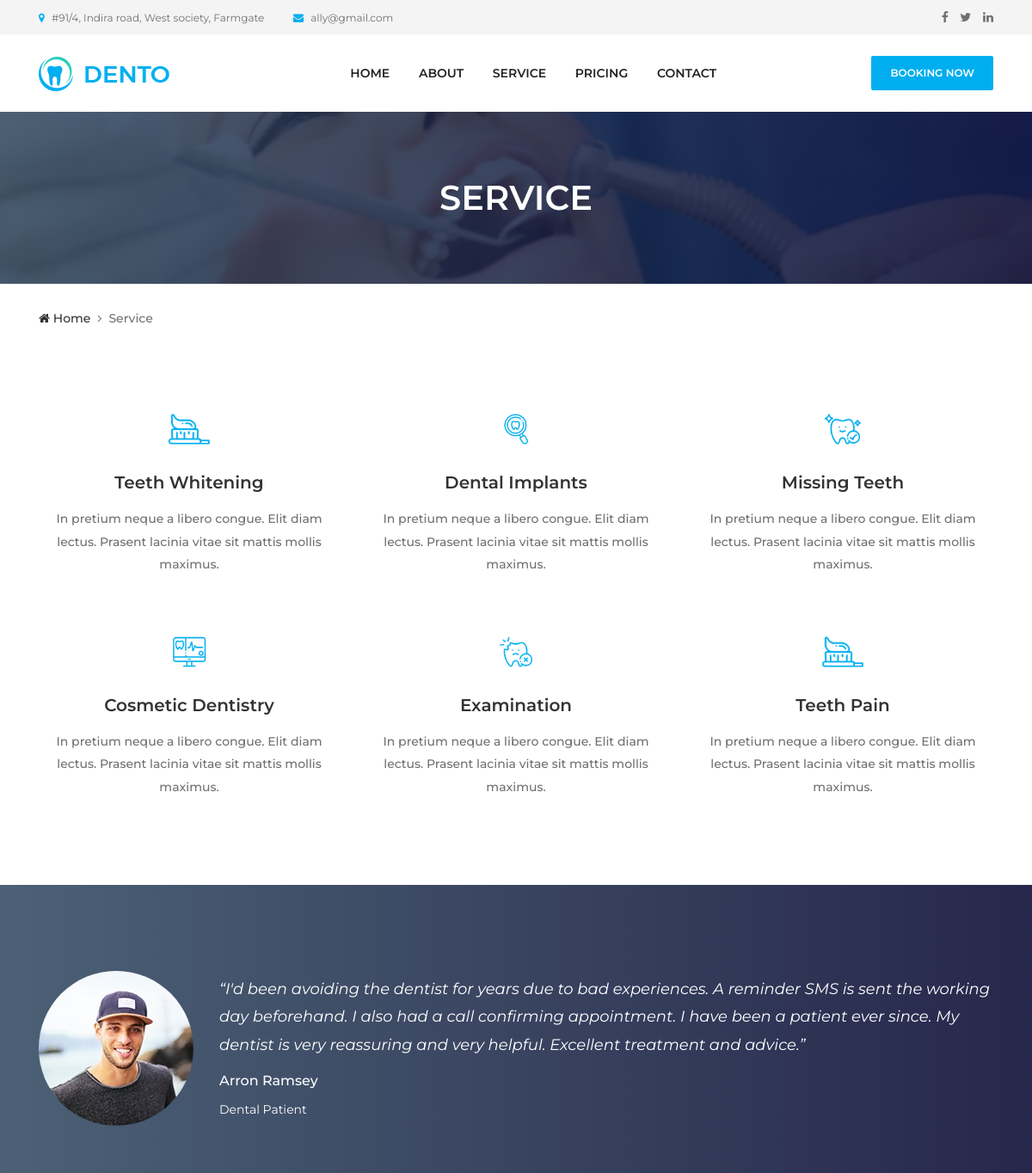
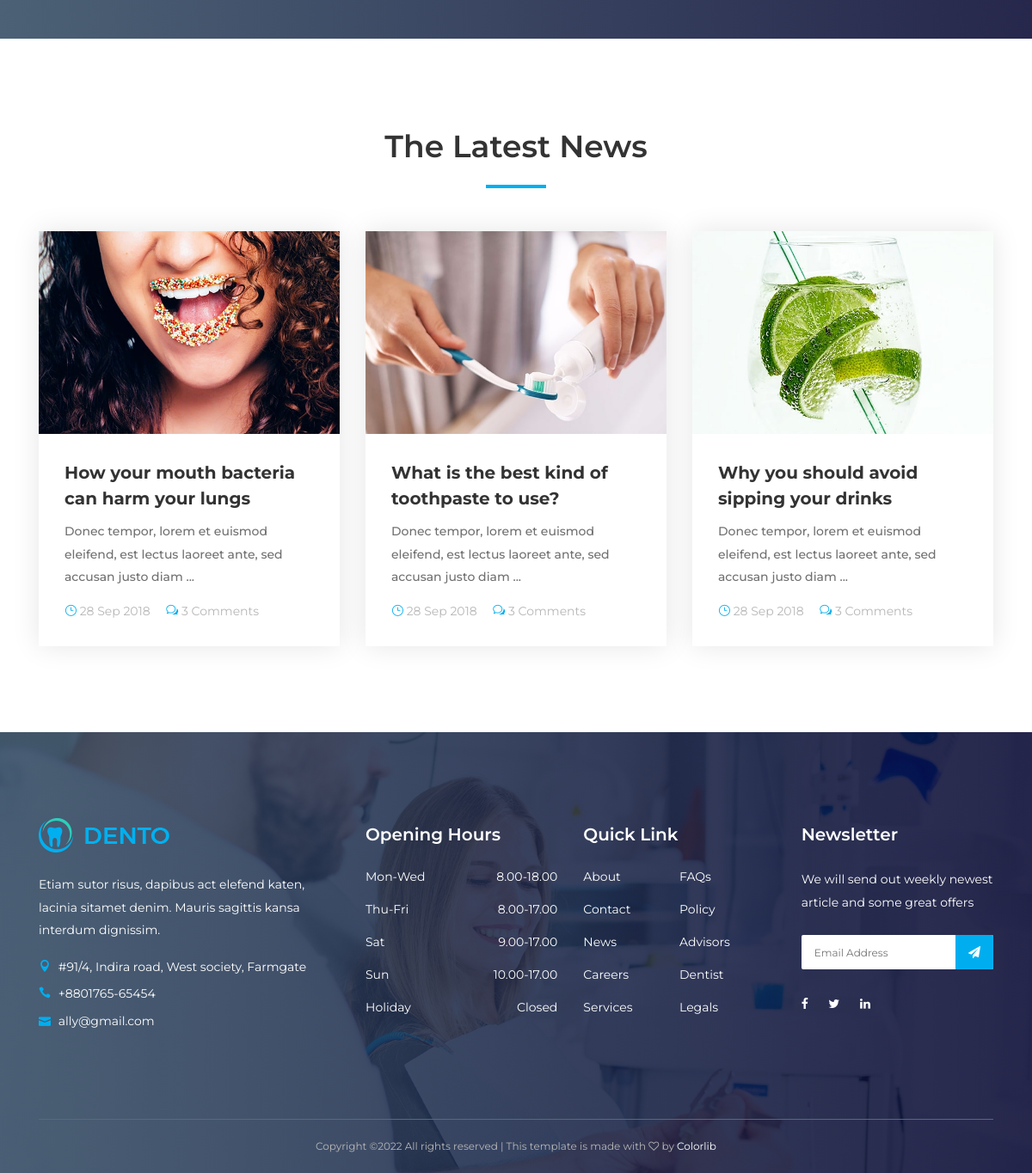
The page /service.html on the database its author committed (2 pictures, top to bottom).
### website/models.py (models this page shows, shortened)
class Service(models.Model):
    image = models.ImageField(upload_to='website/', blank=True, null=True)
    title = models.CharField(max_length=155)
    content = models.TextField()

### website/views.py (the view)
# urls.py: path('service.html', views.service, name="service"),
def service(request):
    service = Service.objects.all()
    return render(request, 'service.html', {'service':service})

### website/templates/service.html (shortened to what this page needs)
{% extends 'base.html' %}
{% load static %}
{% block content %}
  <div class="breadcumb-area bg-img bg-gradient-overlay" style="background-image: url({% static 'website/img/bg-img/12.jpg' %});">
    <div class="container h-100">
      <div class="row h-100 align-items-center">
        <div class="col-12">
          <h2 class="title">Service</h2>
        </div>
      </div>
    </div>
  </div>
  <div class="breadcumb--con">
    <div class="container">
      <div class="row">
        <div class="col-12">
          <nav aria-label="breadcrumb">
            <ol class="breadcrumb">
              <li class="breadcrumb-item"><a href="{% url 'home' %}"><i class="fa fa-home"></i> Home</a></li>
              <li class="breadcrumb-item active" aria-current="page">Service</li>
            </ol>
          </nav>
        </div>
      </div>
    </div>
  </div>
  <section class="dento-services-area mt-50 mb-50">
    <div class="container">
      <div class="row">
        {% for i in service %}
        <div class="col-12 col-sm-6 col-lg-4">
          <div class="single-service--area text-center mb-50">
            <div class="icon--">
              <img src="{{ i.image.url }}" alt="image">
            </div>
            <h5>{{i.title}}</h5>
            <p>{{ i.content }}</p>
          </div>
        </div>
        {% endfor %}
      </div>
    </div>
  </section>
  <section class="testimonials-area section-padding-100 bg-img bg-gradient-overlay jarallax clearfix" style="background-image: url({% static 'website/img/bg-img/7.jpg' %});">
    <div class="container">
      <div class="row">
        <div class="col-12">
          <div class="testimonials-slides owl-carousel">
            <div class="single-testimonial-slide d-flex align-items-center">
              <div class="testimonial-thumb">
                <img src="./img/bg-img/8.jpg" alt="">
              </div>
              <div class="testimonial-content">
                <h5>“I'd been avoiding the dentist for years due to bad experiences. A reminder SMS is sent the working day beforehand. I also had a call confirming appointment. I have been a patient ever since. My dentist is very reassuring and
                  very helpful. Excellent treatment and advice.”</h5>
                <h6>Arron Ramsey</h6>
                <p>Dental Patient</p>
              </div>
            </div>
          </div>
        </div>
      </div>
    </div>
  </section>
  <section class="dento-blog-area section-padding-100-0 clearfix">
    <div class="container">
      <div class="row">
        <div class="col-12">
          <div class="section-heading text-center">
            <h2>The Latest News</h2>
            <div class="line"></div>
          </div>
        </div>
      </div>
      <div class="row">
        <div class="col-12 col-md-6 col-lg-4">
          <div class="single-blog-item mb-100">
            <a href="./blog-details.html">
              <img src="./img/bg-img/4.jpg" alt="">
            </a>
            <div class="blog-content">
              <a href="./blog-details.html" class="post-title">How your mouth bacteria can harm your lungs</a>
              <p>Donec tempor, lorem et euismod eleifend, est lectus laoreet ante, sed accusan justo diam ...</p>
              <div class="post-meta">
                <a href="#"><i class="icon_clock_alt"></i> 28 Sep 2018</a>
                <a href="#"><i class="icon_chat_alt"></i> 3 Comments</a>
              </div>
            </div>
          </div>
        </div>
        <div class="col-12 col-md-6 col-lg-4">
          <div class="single-blog-item mb-100">
            <a href="./blog-details.html">
              <img src="./img/bg-img/5.jpg" alt="">
            </a>
            <div class="blog-content">
              <a href="./blog-details.html" class="post-title">What is the best kind of toothpaste to use?</a>
              <p>Donec tempor, lorem et euismod eleifend, est lectus laoreet ante, sed accusan justo diam ...</p>
              <div class="post-meta">
                <a href="#"><i class="icon_clock_alt"></i> 28 Sep 2018</a>
                <a href="#"><i class="icon_chat_alt"></i> 3 Comments</a>
              </div>
            </div>
          </div>
        </div>
        <div class="col-12 col-md-6 col-lg-4">
          <div class="single-blog-item mb-100">
            <a href="./blog-details.html">
              <img src="./img/bg-img/6.jpg" alt="">
            </a>
            <div class="blog-content">
              <a href="./blog-details.html" class="post-title">Why you should avoid sipping your drinks</a>
              <p>Donec tempor, lorem et euismod eleifend, est lectus laoreet ante, sed accusan justo diam ...</p>
              <div class="post-meta">
                <a href="#"><i class="icon_clock_alt"></i> 28 Sep 2018</a>
                <a href="#"><i class="icon_chat_alt"></i> 3 Comments</a>
              </div>
            </div>
          </div>
        </div>
      </div>
    </div>
  </section>
{% endblock %}

### website/templates/base.html (shortened to what this page needs)
{% load static %}
<!DOCTYPE html>
<html lang="en">
<head>
  <link rel="stylesheet" href="{% static 'website/css/style.css' %}">
</head>
<body>
  <header class="header-area">
    <div class="top-header-area">
      <div class="container h-100">
        <div class="row h-100 align-items-center">
          <div class="col-6 col-md-9 col-lg-8">
            <div class="top-header-content">
              <a href="#" data-toggle="tooltip" data-placement="bottom" title=" #91/4, Indira road, West society, Farmgate"><i class="fa fa-map-marker"></i> <span>#91/4, Indira road, West society, Farmgate</span></a>
              <a href="#" data-toggle="tooltip" data-placement="bottom" title="ally@gmail.com"><i class="fa fa-envelope"></i> <span>ally@gmail.com</span></a>
            </div>
          </div>
          <div class="col-6 col-md-3 col-lg-4">
            <div class="top-header-social-info text-right">
              <a href="#" data-toggle="tooltip" data-placement="bottom" title="Facebook"><i class="fa fa-facebook"></i></a>
              <a href="#" data-toggle="tooltip" data-placement="bottom" title="Twitter"><i class="fa fa-twitter"></i></a>
              <a href="#" data-toggle="tooltip" data-placement="bottom" title="Linkedin"><i class="fa fa-linkedin"></i></a>
            </div>
          </div>
        </div>
      </div>
    </div>
    <div class="main-header-area">
      <div class="classy-nav-container breakpoint-off">
        <div class="container">
          <nav class="classy-navbar justify-content-between" id="dentoNav">
            <a class="nav-brand" href="{% url 'home' %}"><img src="{% static 'website/img/core-img/logo.png' %}" alt=""></a>
            <div class="classy-menu">
              <div class="classynav">
                <ul id="nav">
                  <li><a href="{% url 'home' %}">Home</a></li>
                  <li><a href="{% url 'about' %}">About</a></li>
                  <li><a href="{% url 'service' %}">Service</a></li>
                  <li><a href="{% url 'pricing' %}">Pricing</a></li>
                  <li><a href="{% url 'contact' %}">Contact</a></li>
                </ul>
              </div>
            </div>
            <a href="{% url 'booknow' %}" class="btn dento-btn booking-btn">Booking Now</a>
          </nav>
        </div>
      </div>
    </div>
  </header>
{% block content %}
{% endblock %}
  <footer class="footer-area bg-img bg-gradient-overlay" style="background-image: url({% static 'website/img/bg-img/3.jpg' %});">
    <div class="container">
      <div class="row">
        <div class="col-12 col-sm-6 col-lg-4">
          <div class="single-footer-widget">
            <a href="./home.html" class="d-block mb-4"><img src="{% static 'website/img/core-img/logo.png' %}" alt=""></a>
            <p>Etiam sutor risus, dapibus act elefend katen, lacinia sitamet denim. Mauris sagittis kansa interdum dignissim.</p>
            <div class="footer-contact">
              <p><i class="icon_pin"></i> #91/4, Indira road, West society, Farmgate</p>
              <p><i class="icon_phone"></i> +8801765-65454</p>
              <p><i class="icon_mail"></i> ally@gmail.com</p>
            </div>
          </div>
        </div>
        <div class="col-12 col-sm-6 col-lg">
          <div class="single-footer-widget">
            <h5 class="widget-title">Opening Hours</h5>
            <ul class="opening-hours">
              <li><span>Mon-Wed</span> <span>8.00-18.00</span></li>
              <li><span>Thu-Fri</span> <span>8.00-17.00</span></li>
              <li><span>Sat</span> <span>9.00-17.00</span></li>
              <li><span>Sun</span> <span>10.00-17.00</span></li>
              <li><span>Holiday</span> <span>Closed</span></li>
            </ul>
          </div>
        </div>
        <div class="col-12 col-sm-6 col-lg">
          <div class="single-footer-widget">
            <h5 class="widget-title">Quick Link</h5>
            <nav>
              <ul class="quick-links">
                <li><a href="#">About</a></li>
                <li><a href="#">FAQs</a></li>
                <li><a href="#">Contact</a></li>
                <li><a href="#">Policy</a></li>
                <li><a href="#">News</a></li>
                <li><a href="#">Advisors</a></li>
                <li><a href="#">Careers</a></li>
                <li><a href="#">Dentist</a></li>
                <li><a href="#">Services</a></li>
                <li><a href="#">Legals</a></li>
              </ul>
            </nav>
          </div>
        </div>
        <div class="col-12 col-sm-6 col-lg">
          <div class="single-footer-widget">
            <h5 class="widget-title">Newsletter</h5>
            <p>We will send out weekly newest article and some great offers</p>
            <div class="footer-newsletter-form">
              <form action="#" method="post">
                <input type="email" name="nl-email" value="" placeholder="Email Address">
                <button type="submit"><i class="fa fa-paper-plane" aria-hidden="true"></i></button>
              </form>
            </div>
            <div class="footer-social-info">
              <a href="#" data-toggle="tooltip" data-placement="top" title="Facebook"><i class="fa fa-facebook"></i></a>
              <a href="#" data-toggle="tooltip" data-placement="top" title="Twitter"><i class="fa fa-twitter"></i></a>
              <a href="#" data-toggle="tooltip" data-placement="top" title="Linkedin"><i class="fa fa-linkedin"></i></a>
            </div>
          </div>
        </div>
      </div>
    </div>
    <div class="container">
      <div class="row">
        <div class="col-12">
          <div class="copywrite-content">
            <p>
Copyright &copy;<script>document.write(new Date().getFullYear());</script> All rights reserved | This template is made with <i class="fa fa-heart-o" aria-hidden="true"></i> by <a href="https://colorlib.com" target="_blank">Colorlib</a>
</p>
          </div>
        </div>
      </div>
    </div>
  </footer>
</body>
</html>

### static/website/css/default-assets/classy-nav.css (style rules this page uses)
body { font-family: "Roboto", sans-serif; }
ul { margin: 0; }
ul li { list-style: none; }
img { height: auto; max-width: 100%; }
.bg-img { background-position: center center; background-size: cover; background-repeat: no-repeat; }
.classy-nav-container { position: relative; z-index: 100; background-color: #ffffff; }
.classy-nav-container * { box-sizing: border-box; }
.classy-nav-container a { -webkit-transition-duration: 500ms; transition-duration: 500ms; text-decoration: none; outline: none; font-size: 14px; font-weight: 400; color: #232323; display: inline-block; }
.justify-content-between { -webkit-box-pack: justify; -ms-flex-pack: justify; justify-content: space-between; }
.classy-navbar { width: 100%; height: 70px; padding: 0.5em 2em; display: -webkit-box; display: -ms-flexbox; display: flex; -webkit-box-align: center; -ms-flex-align: center; -ms-grid-row-align: center; align-items: center; }
.classy-navbar .nav-brand { font-size: 26px; font-weight: 500; color: #565656; display: inline-block; margin-right: 30px; }
.classynav ul li { display: inline-block; clear: both; position: inherit; z-index: 10; }
.classynav ul li a { padding: 0 12px; display: block; height: 35px; font-size: 14px; line-height: 34px; }
.breakpoint-off .classynav { display: -webkit-box; display: -ms-flexbox; display: flex; -webkit-box-align: center; -ms-flex-align: center; -ms-grid-row-align: center; align-items: center; }

### rows shown on the page
Service: image (picture), title "Teeth Whitening", content "In pretium neque a libero congue. Elit diam lectus. Prasent lacinia vitae sit mattis mollis maximus."
Service: image (picture), title "Dental Implants", content "In pretium neque a libero congue. Elit diam lectus. Prasent lacinia vitae sit mattis mollis maximus."
Service: image (picture), title "Missing Teeth", content "In pretium neque a libero congue. Elit diam lectus. Prasent lacinia vitae sit mattis mollis maximus."
Service: image (picture), title "Cosmetic Dentistry", content "In pretium neque a libero congue. Elit diam lectus. Prasent lacinia vitae sit mattis mollis maximus."
Service: image (picture), title "Examination", content "In pretium neque a libero congue. Elit diam lectus. Prasent lacinia vitae sit mattis mollis maximus."
Service: image (picture), title "Teeth Pain", content "In pretium neque a libero congue. Elit diam lectus. Prasent lacinia vitae sit mattis mollis maximus."
